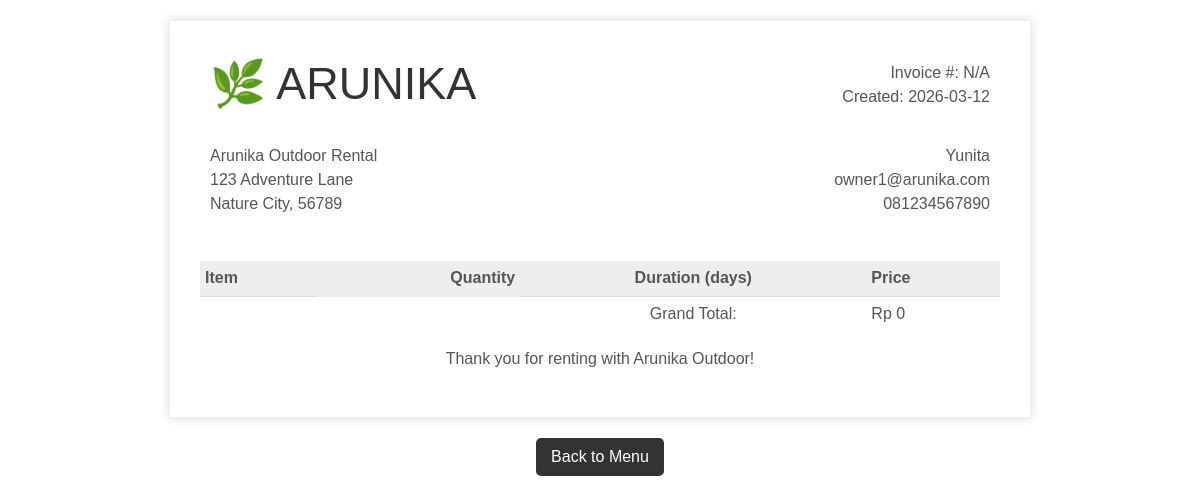
Screenshot of /user/invoice (signed in) with the database file from the repository.
### Database.py (models this page shows)
class User(db.Model):
    __tablename__ = 'users'
    userid = db.Column(db.String, primary_key=True)
    password = db.Column(db.String)
    email = db.Column(db.String)
    role = db.Column(db.String)
    nama = db.Column(db.String)
    gender = db.Column(db.String)
    usia = db.Column(db.Integer)
    pekerjaan = db.Column(db.String)
    hobi = db.Column(db.String)
    kota = db.Column(db.String)
    rt = db.Column(db.Integer)
    rw = db.Column(db.Integer)
    zipc = db.Column(db.Integer)
    lat = db.Column(db.Float)
    lon = db.Column(db.Float)
    nohp = db.Column(db.String)

### app.py (the view, shortened to what this page needs)
@app.route("/user/invoice")
def user_invoice():
    if "userid" not in session: return redirect(url_for("login_route"))
    userid = session.get("userid")
    user_data = get_user(userid)
    rentals = get_user_rentals(userid, "active")
    formatted_rentals = []
    total_semua = 0
    id_transaksi = "N/A"
    return render_template("view_invoice.html",
                           user=user_data,
                           rentals=formatted_rentals,
                           total_semua=total_semua,
                           id_transaksi=id_transaksi,
                           date=datetime.date.today().strftime("%Y-%m-%d"))

### Database.py (called while the page is built)
def model_to_dict(model):
    if model is None:
        return None
    columns = model.__table__.columns.keys()
    return {c: getattr(model, c) for c in columns}

def models_to_list(models):
    return [model_to_dict(m) for m in models]

def get_user(userid):
    result = User.query.filter_by(userid=userid).first()
    return model_to_dict(result)

def get_user_rentals(userid, status=None):
    query = Rental.query.filter_by(userid=userid)
    if status:
        query = query.filter_by(status=status)
    result = query.all()
    return models_to_list(result)

### templates/view_invoice.html (shortened to what this page needs)
<!doctype html>
<html>
  <head>
  </head>
  <body>
    <div class="invoice-box">
      <table cellpadding="0" cellspacing="0">
        <tr class="top">
          <td colspan="4">
            <table>
              <tr>
                <td class="title">🌿 ARUNIKA</td>
                <td>
                  Invoice #: {{ id_transaksi }}<br />
                  Created: {{ date }}
                </td>
              </tr>
            </table>
          </td>
        </tr>
        <tr class="information">
          <td colspan="4">
            <table>
              <tr>
                <td>
                  Arunika Outdoor Rental<br />
                  123 Adventure Lane<br />
                  Nature City, 56789
                </td>
                <td>
                  {{ user.nama }}<br />
                  {{ user.email }}<br />
                  {{ user.nohp }}
                </td>
              </tr>
            </table>
          </td>
        </tr>
        <tr class="heading">
          <td>Item</td>
          <td class="center">Quantity</td>
          <td class="center">Duration (days)</td>
          <td>Price</td>
        </tr>
        <tr class="total">
          <td></td>
          <td></td>
          <td class="center">Grand Total:</td>
          <td>Rp {{ "{:,.0f}".format(total_semua) }}</td>
        </tr>
      </table>
      <p class="center">Thank you for renting with Arunika Outdoor!</p>
    </div>
    <div class="center">
      <a href="/user" class="btn-back">Back to Menu</a>
    </div>
  </body>
</html>

### templates/view_invoice.html (style rules this page uses)
body { font-family: sans-serif; margin: 20px; }
.invoice-box { max-width: 800px; margin: auto; padding: 30px; border: 1px solid #eee; box-shadow: 0 0 10px rgba(0, 0, 0, 0.15); font-size: 16px; line-height: 24px; color: #555; }
.invoice-box table { width: 100%; line-height: inherit; text-align: left; border-collapse: collapse; }
.invoice-box table td { padding: 5px; vertical-align: top; }
.invoice-box table tr td:nth-child(2) { text-align: right; }
.invoice-box table tr.top table td { padding-bottom: 20px; }
.invoice-box table tr.top table td.title { font-size: 45px; line-height: 45px; color: #333; }
.invoice-box table tr.information table td { padding-bottom: 40px; }
.invoice-box table tr.heading td { background: #eee; border-bottom: 1px solid #ddd; font-weight: bold; }
.invoice-box table tr.total td:nth-child(2) { border-top: 2px solid #eee; font-weight: bold; }
.btn-back { margin-top: 20px; display: inline-block; padding: 10px 15px; background-color: #333; color: white; text-decoration: none; border-radius: 5px; }
.center { text-align: center; }

### rows the page displays
User: nama "Yunita", email "owner1@arunika.com", nohp "081234567890"

### other values shown
{{ id_transaksi }} "N/A"
{{ "{:,.0f}".format(total_semua) }} "0"
